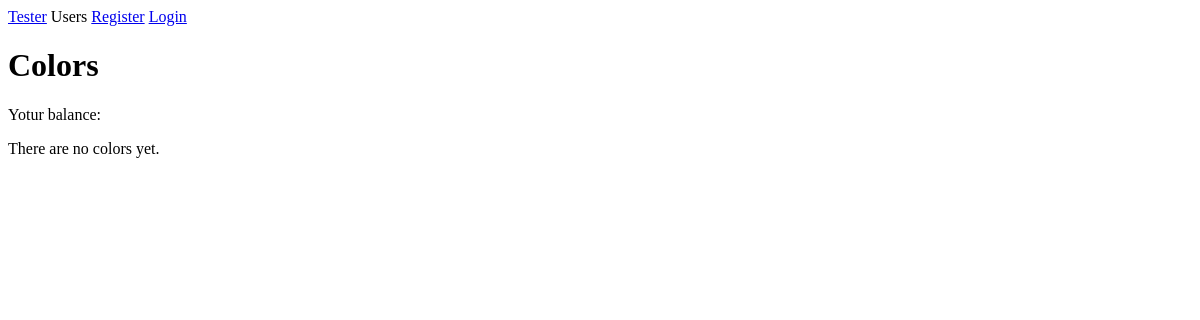
/users/colors/, run on an earlier commit of the app's database.
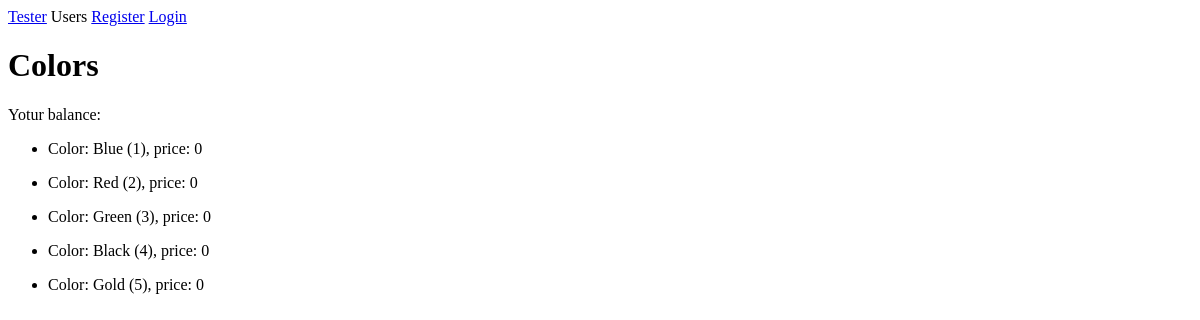
And on a later commit of the database.
### users/models.py (models this page shows, shortened)
class Color(models.Model):
    name = models.CharField(verbose_name='Color name', default='', unique=True,
                            max_length=32)
    value = models.IntegerField(default=0, unique=True) # str?
    price = models.IntegerField(default=0)

### users/views.py (the view)
# urls.py: path('colors/', ColorListView.as_view(), name='colors'),
class ColorListView(ListView):
    model = Color
    template_name = 'users/colors.html'

### users/templates/users/colors.html (shortened to what this page needs)
{% extends "base.html" %}
{% block content %}
    <h1>Colors</h1>
    <p>
        Yotur balance: {{ request.user.balance }}
    </p>
    {% if object_list %}
        {% for color in object_list %}
            <ul>
                <li>
                    Color: {{ color.name }} ({{ color.value }}), price: {{ color.price }}
                </li>
            </ul>
        {% endfor %}
    {% else %}
        There are no colors yet.
    {% endif %}
{% endblock %}

### users/templates/base.html (shortened to what this page needs)
{% load static %}
<!DOCTYPE html>
<html>
<head>
</head>
<body>
    <div id="header">
        <span class="logo"><a href="{% url 'quizzes:index' %}">Tester</a></span>
        <span>Users</span>
        {% if request.user.is_authenticated %}
            <span><a href="{% url 'users:profile' request.user.id %}">{{ request.user.username }}</a></span>
            <span><a href="{% url 'users:logout' %}">Logout</a></span>
        {% else %}
            <span><a href="{% url 'users:register' %}">Register</a></span>
            <span><a href="{% url 'users:login' %}">Login</a></span>
        {% endif %}
    </div>
    <div id="content">
        {% block content %}
        {% endblock %}
    </div>
</body>
</html>

What changed in the data, as far as the page shows it:
added Color: name "Blue", value "1", price "0"
added Color: name "Red", value "2", price "0"
added Color: name "Green", value "3", price "0"
added Color: name "Black", value "4", price "0"
added Color: name "Gold", value "5", price "0"
Also different on the page:
text no longer shown: "There are no colors yet."
